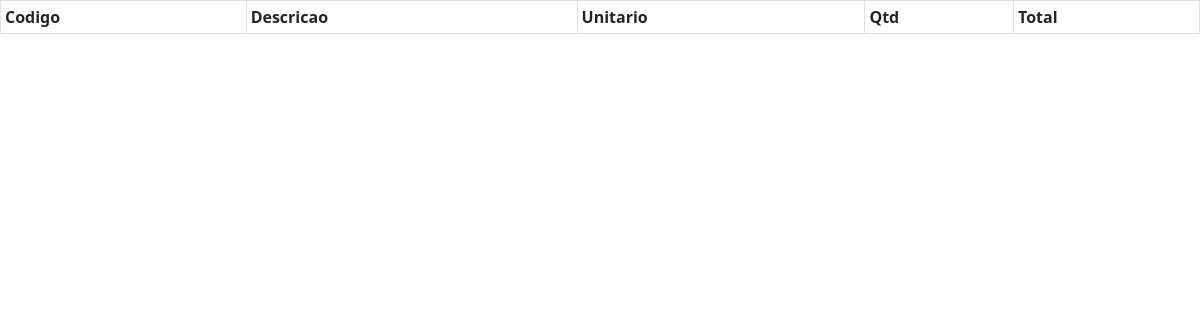
The app's page /pdv/caixa/itens-cupom/ (signed in), older data.
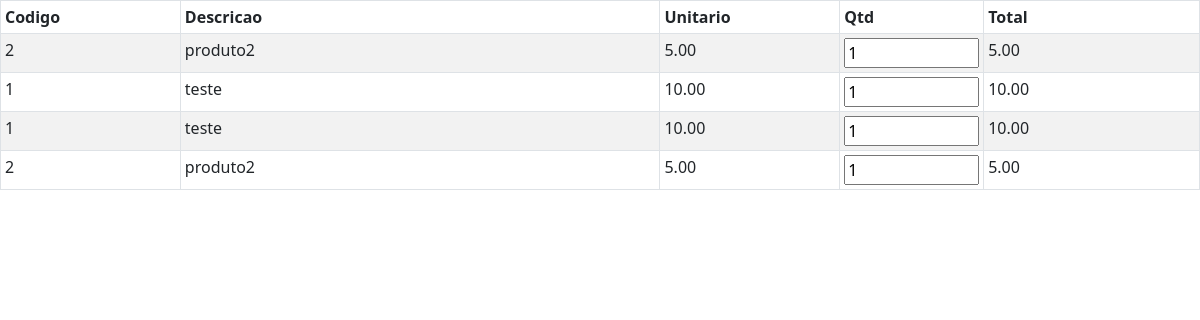
The same page, newer data.
### pdv/models.py (models this page shows)
class item_cupom(models.Model):
    codigo_item = models.AutoField(primary_key=True)
    description = models.CharField(max_length=200, default="", unique=False)
    preco = models.DecimalField(
        max_digits=9, decimal_places=2, null=False, blank=False)
    limite_cliente = models.IntegerField(null=True)
    qtd_item = models.IntegerField(
        null=False, blank=False, default=0)
    codigo_cupom = models.ForeignKey('cupom', on_delete=models.CASCADE)
    codigo_int = models.ForeignKey(
        'products.products', on_delete=models.CASCADE)

### pdv/views.py (the view, shortened to what this page needs)
# urls.py: path('caixa/itens-cupom/', views.itens_cupom, name='itens-cupom'),
@ login_required
def itens_cupom(request):
    pdv = Pdv.objects.filter(active_pdv=True, id_user_pdv_id=request.user.id)
    if pdv[0]:
        cpn = cupom.objects.filter(fecha_cupom=False, id_pdv=pdv[0].id_pdv)
        if not cpn:
            cpn_new = cupom.objects.create(fecha_cupom=False, acrescimo=0, preco_custo=0,
                                           preco=0, cancela_cupom=False, desconto=0, id_pdv=pdv[0], dt_cupom=datetime.now(), codigo_pgto=forma_pgto(id=1))
            cpn_new.save()
            cpn = cupom.objects.filter(
                fecha_cupom=False, id_pdv=pdv[0].id_pdv)
        itens_cpn = item_cupom.objects.filter(codigo_cupom=cpn[0].codigo_cupom)
        return render(request, 'pdv/itens-cupom.html', {'itens': itens_cpn, 'cupom': cpn[0]})
    else:
        return redirect('/../pdv/pdv/add')

### pdv/templates/pdv/itens-cupom.html (shortened to what this page needs)
<!DOCTYPE html>
<html lang="pt-br">
<head>
    {% load static %}
    <link href="https://cdn.jsdelivr.net/npm/bootstrap@5.0.2/dist/css/bootstrap.min.css" rel="stylesheet">
</head>
<body>
    <div>
    <table class="table table-sm table-striped table-hover table-bordered">
        <thead>
            <tr>
                <th>Codigo</th>
                <th>Descricao</th>
                <th>Unitario</th>
                <th>Qtd</th>
                <th>Total</th>
            </tr>
        </thead>
        <tbody>
        {% load mathfilters %}
        {% for item in itens %}
        <form id = "table_{{item.codigo_item}}" method="post" enctype="multipart/form-data">
            <tr >
                <td id = "cod_{{item.codigo_item}}" class="Codigo-Int itemTable  itemTable-cod">{{item.codigo_int_id}}</td>
                <td id = "des_{{item.codigo_item}}" class="Description itemTable  itemTable-Desc">{{item.description}}</td>
                <td id = "uni_{{item.codigo_item}}"class="Preco itemTable  itemTable-Uni-Price">{{item.preco}}</td>
                <td id = "qtd_{{item.codigo_item}}" class="qtd itemTable  itemTable-cod"><input class = "qtd-Item" onchange="qtdChange(this, {{item.codigo_item}})" type="number" name="valqtd"  min="0" id="valqtd" value = {{item.qtd_item}}></td>
                {% with qtd=item.qtd_item prc=item.preco %}
                <td id = "tot_{{item.codigo_item}}"class="Total-Price">{{ qtd|mul:prc }}</td>
                {% endwith %}
            </tr>
           </form>
        {% endfor %}
        </tbody>
    </table>
</div>
</body>
</html>

### pdv/templates/pdv/itens-cupom.html (style rules this page uses)
.Total-Price { width: 18%; }
.Codigo-Int { width: 15%; }
.Description { width: 40%; }
.Preco { width: 15%; }
.qtd { width: 12%; }
.qtd-Item { width: 100%; }
table.table.table-sm.table-striped.table-hover.table-bordered { width: 100%; }

Row changes from the older to the newer data that the page shows:
added item_cupom: codigo_int_id "2", description "produto2", preco "5.00", valqtd "1", qtd_item|mul "5.00"
added item_cupom: codigo_int_id "1", description "teste", preco "10.00", valqtd "1", qtd_item|mul "10.00"
added item_cupom: codigo_int_id "1", description "teste", preco "10.00", valqtd "1", qtd_item|mul "10.00"
added item_cupom: codigo_int_id "2", description "produto2", preco "5.00", valqtd "1", qtd_item|mul "5.00"
